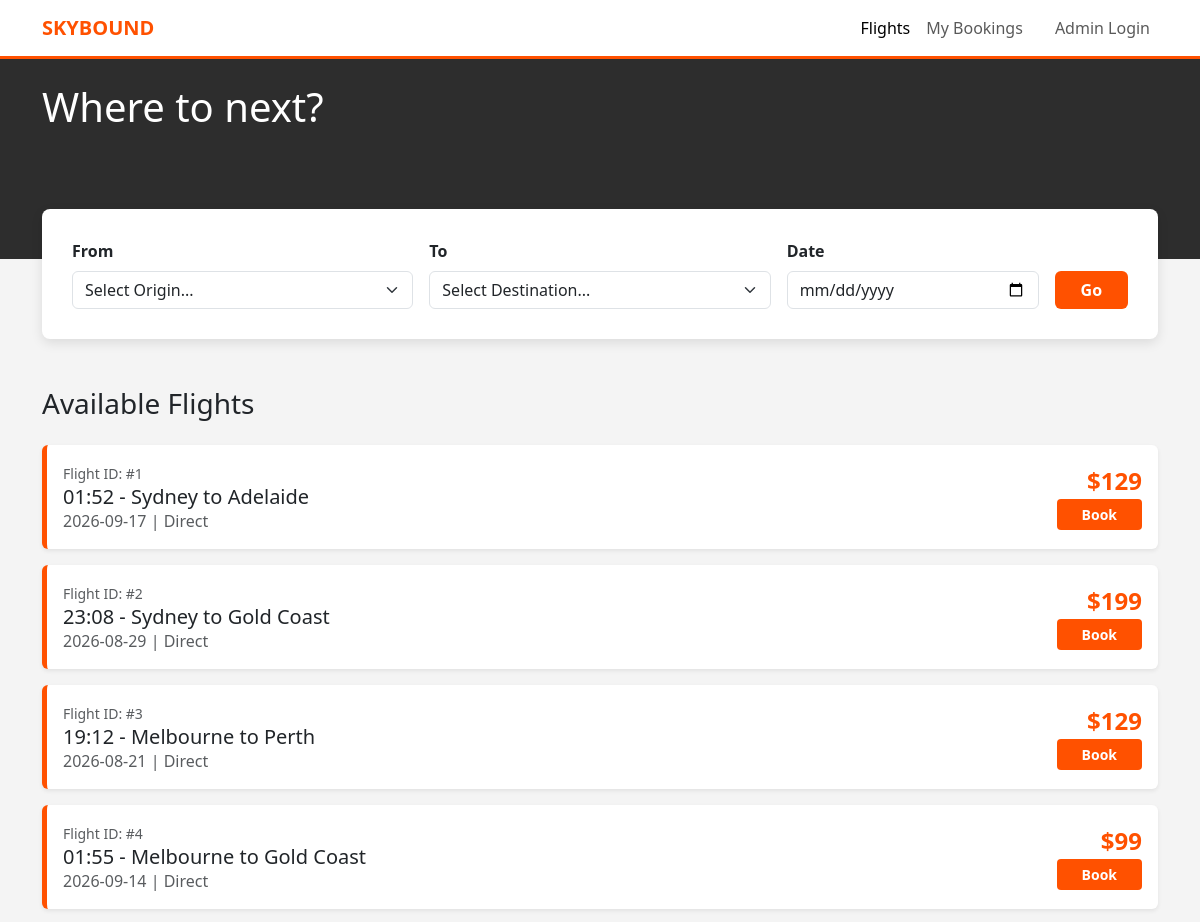
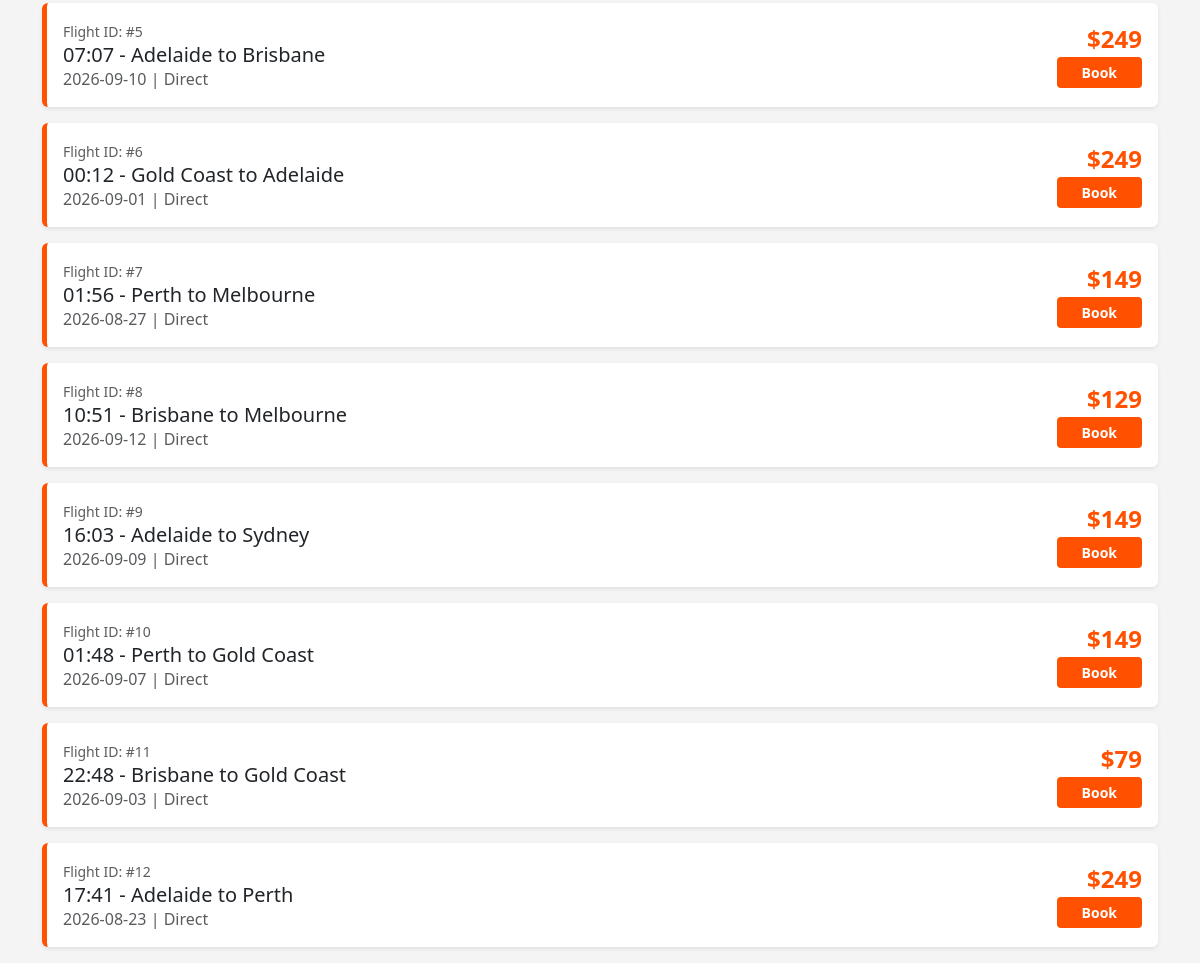
The page / on the database its author committed (2 pictures, top to bottom).
### tables this page shows
CREATE TABLE flights (
        flight_id INTEGER PRIMARY KEY AUTOINCREMENT,
        origin TEXT,
        destination TEXT,
        departure_time TEXT,
        capacity INTEGER,
        price INTEGER
    );

### app.py (the view)
@app.route('/', methods=['GET', 'POST'])
def index():
    conn = get_db_connection()
    if request.method == 'POST':
        origin = request.form.get('origin')
        dest = request.form.get('dest')
        date = request.form.get('date').split(" ")[0]
        db_flights = conn.execute('SELECT * FROM flights WHERE origin = ? AND destination = ? AND departure_time LIKE ?',(origin, dest, f"%{date}%")).fetchall()
    else:
        db_flights = conn.execute('SELECT * FROM flights').fetchall()
        origin,dest = "",""
    db_cities = get_all_cities()
    return render_template('index.html', flights=db_flights, cities = db_cities)

### app.py (called while the page is built)
def get_db_connection():
    conn = sqlite3.connect('pedair.db')
    conn.row_factory = sqlite3.Row
    return conn

def get_all_cities():
    conn = get_db_connection()
    cities_query = 'SELECT origin FROM flights UNION SELECT destination From flights ORDER BY origin ASC'
    db_cities = [row['origin'] for row in
    conn.execute(cities_query).fetchall()]
    conn.close()
    return db_cities

### templates/index.html (shortened to what this page needs)
<!DOCTYPE html>
<html lang="en">
<head>
    <link href="https://cdn.jsdelivr.net/npm/bootstrap@5.3.0/dist/css/bootstrap.min.css" rel="stylesheet">
</head>
<body>
<nav class="navbar navbar-expand-lg navbar-light sticky-top">
    <div class="container">
        <a class="navbar-brand fw-bold" href="/" style="color: var(--jetstar-orange);">SKYBOUND</a>
        <div class="navbar-nav ms-auto">
            <a class="nav-link active" href="#">Flights</a>
            <a class="nav-link" href="#">My Bookings</a>
            <a class="nav-link btn btn-outline-dark ms-lg-3" href="/admin">Admin Login</a>
        </div>
    </div>
</nav>
<div style="background-color: #2d2d2d; height: 200px; width: 100%;">
    <div class="container pt-4 text-white">
        <h1>Where to next?</h1>
    </div>
</div>
<div class="container">
    <div class="hero-search mb-5">
        <form class="row g-3" action = "/" method = "POST">
            <div class="col-md-4">
                <label class="form-label fw-bold">From</label>
                <select class="form-select" name = "origin">
                    <option> Select Origin...</option>
                </select>
            </div>
            <div class="col-md-4">
                <label class="form-label fw-bold">To</label>
                <select class="form-select" name = "dest">
                    <option>Select Destination...</option>
                </select>
            </div>
            <div class="col-md-3">
                <label class="form-label fw-bold">Date</label>
                <input type="date" class="form-control" name = "date">
            </div>
            <div class="col-md-1 d-flex align-items-end">
                <button type="submit" class="btn btn-orange w-100">Go</button>
            </div>
        </form>
    </div>
    <h3 class="mb-4">Available Flights</h3>
    <div class="row">
        {% for flight in flights %}
            <div class="col-12 mb-3">
                <div class="card flight-card shadow-sm">
                    <div class="card-body d-flex justify-content-between align-items-center">
                        <div>
                            <span class="text-muted small">Flight ID: #{{ flight.flight_id }}</span>
                            <h5 class="mb-0">{{ flight.departure_time.split(" ")[1] }} - {{ flight.origin }} to {{ flight.destination }}</h5>
                            <p class="mb-0 text-muted">{{ flight.departure_time.split(" ")[0] }} | Direct</p>
                        </div>
                        <div class="text-end">
                            <div class="price-tag">${{ flight.price }}</div>
                            <a href = "/book/{{flight.flight_id}}" class="btn btn-sm btn-orange px-4">Book</a>
                        </div>
                    </div>
                </div>
            </div>
        {% endfor %}
    </div>
</div>
</body>
</html>

### templates/index.html (style rules this page uses)
:root { --jetstar-orange: #ff5100; --bg-light: #f4f4f4; }
body { background-color: var(--bg-light); font-family: 'Segoe UI', Roboto, sans-serif; }
.navbar { background-color: white; border-bottom: 3px solid var(--jetstar-orange); }
.hero-search { background: white; padding: 30px; border-radius: 8px; box-shadow: 0 4px 12px rgba(0,0,0,0.1); margin-top: -50px; }
.btn-orange { background-color: var(--jetstar-orange); color: white; font-weight: bold; }
.flight-card { border: none; border-left: 5px solid var(--jetstar-orange); transition: transform 0.2s; }
.price-tag { font-size: 1.5rem; color: var(--jetstar-orange); font-weight: bold; }

### rows shown on the page
flights: flight_id "1", departure_time "01:52", origin "Sydney", destination "Adelaide", departure_time "2026-09-17", price "129"
flights: flight_id "2", departure_time "23:08", origin "Sydney", destination "Gold Coast", departure_time "2026-08-29", price "199"
flights: flight_id "3", departure_time "19:12", origin "Melbourne", destination "Perth", departure_time "2026-08-21", price "129"
flights: flight_id "4", departure_time "01:55", origin "Melbourne", destination "Gold Coast", departure_time "2026-09-14", price "99"
flights: flight_id "5", departure_time "07:07", origin "Adelaide", destination "Brisbane", departure_time "2026-09-10", price "249"
flights: flight_id "6", departure_time "00:12", origin "Gold Coast", destination "Adelaide", departure_time "2026-09-01", price "249"
flights: flight_id "7", departure_time "01:56", origin "Perth", destination "Melbourne", departure_time "2026-08-27", price "149"
flights: flight_id "8", departure_time "10:51", origin "Brisbane", destination "Melbourne", departure_time "2026-09-12", price "129"
flights: flight_id "9", departure_time "16:03", origin "Adelaide", destination "Sydney", departure_time "2026-09-09", price "149"
flights: flight_id "10", departure_time "01:48", origin "Perth", destination "Gold Coast", departure_time "2026-09-07", price "149"
flights: flight_id "11", departure_time "22:48", origin "Brisbane", destination "Gold Coast", departure_time "2026-09-03", price "79"
flights: flight_id "12", departure_time "17:41", origin "Adelaide", destination "Perth", departure_time "2026-08-23", price "249"
